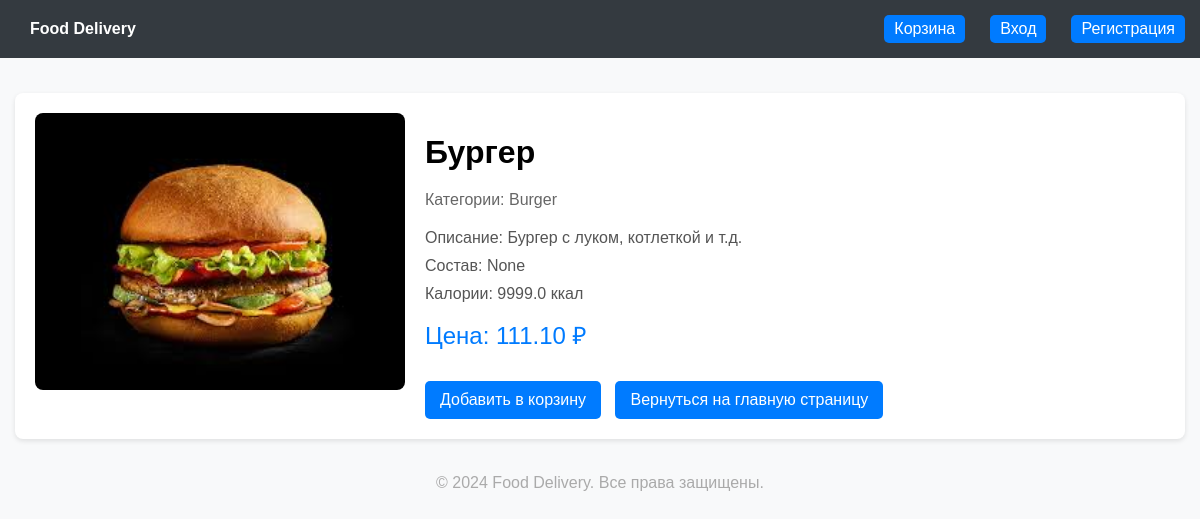
The app's page /detail/2 with its own data.
### core/models.py (models this page shows, shortened)
class Food(models.Model):
    compound = models.CharField(max_length=255, blank=True, null=True)
    name = models.CharField(max_length=100)
    category = models.ManyToManyField(Category)
    image = models.ImageField(upload_to='food')
    description = models.TextField(blank=True, null=True)
    calories = models.FloatField(blank=True, null=True)
    price = models.DecimalField(max_digits=10, decimal_places=2)
    is_available = models.BooleanField(default=True)

class Category(models.Model):
    name = models.CharField(max_length=100, unique=True)
    slug = models.SlugField(unique=True, blank=True, null=True)

### core/views.py (the view)
# urls.py: path('detail/<int:pk>', Detail.as_view(),  name='detail'),
class Detail(DetailView):
    model = Food
    template_name = 'detail.html'
    context_object_name = 'food'
    def get_context_data(self, **kwargs):
        context = super().get_context_data(**kwargs)
        if self.request.user.is_authenticated:
            count_quantity = Cart.objects.filter(user=self.request.user).aggregate(Sum('quantity'))
            context['cart_item_count'] = count_quantity['quantity__sum']
        else:
            context['cart_item_count'] = 0
        return context

### core/templates/detail.html (shortened to what this page needs)
{% load static %}
<!DOCTYPE html>
<html lang="en">
<head>
    <link rel="stylesheet" href="{% static 'css/detail_style.css' %}" />
</head>
<body>
    <header>
        <div>
           <a href="{% url 'home:home' %}"> <strong>Food Delivery</strong></a>
        </div>
        <div class="cart-info">
            <a href="{% url 'home:cart' %}">
                Корзина
            </a>
            {% if user.is_authenticated %}
                Привет, {{ user.username }}!
                <a href="{% url 'account:logout' %}">Выйти</a>
            {% else %}
                <a href="{% url 'account:login' %}">Вход</a>
                <a href="{% url 'account:register' %}">Регистрация</a>
            {% endif %}
        </div>
    </header>
    <div class="container">
        <div class="product-detail">
            <div class="product-image">
                <img src="{{ food.image.url }}" alt="{{ food.name }}">
            </div>
            <div class="product-info">
                <h1>{{ food.name }}</h1>
                <p class="categories">
                    Категории:
                    {% for category in food.category.all %}
                        {{ category.name }}{% if not forloop.last %}, {% endif %}
                    {% endfor %}
                </p>
                <p>Описание: {{ food.description }}</p>
                <p>Состав: {{food.compound}}</p>
                <p>Калории: {{ food.calories }} ккал</p>
                <p class="price">Цена: {{ food.price }} ₽</p>
                <div class="actions">
                    <a href="{% url 'home:add_cart' food.pk %}">Добавить в корзину</a>
                    <a href="{% url 'home:home' %}">Вернуться на главную страницу</a>
                </div>
            </div>
        </div>
    </div>
    <footer>
        &copy; 2024 Food Delivery. Все права защищены.
    </footer>
</body>
</html>

### core/static/css/detail_style.css (style rules this page uses)
body { font-family: Arial, sans-serif; margin: 0; padding: 0; background-color: #f8f9fa; }
header { background-color: #343a40; color: #fff; padding: 15px; display: flex; justify-content: space-between; align-items: center; }
header a { color: #fff; text-decoration: none; margin-left: 15px; }
.container { max-width: 1200px; margin: 20px auto; padding: 15px; }
.product-detail { display: flex; flex-wrap: wrap; gap: 20px; background-color: #fff; border-radius: 8px; box-shadow: 0 2px 5px rgba(0, 0, 0, 0.1); padding: 20px; }
.product-image { flex: 1; max-width: 400px; }
.product-image img { width: 100%; border-radius: 8px; object-fit: cover; }
.product-info { flex: 2; display: flex; flex-direction: column; justify-content: center; }
.product-info h1 { margin-bottom: 15px; }
.product-info p { margin: 5px 0; color: #555; }
.product-info .price { font-size: 1.5em; color: #007bff; margin: 10px 0; }
.product-info .categories { margin-bottom: 15px; color: #666; }
.product-info .actions { margin-top: 20px; }
.product-info .actions a { display: inline-block; background-color: #007bff; color: #fff; padding: 10px 15px; text-decoration: none; border-radius: 5px; margin-right: 10px; transition: background-color 0.3s; }
footer { text-align: center; margin-top: 20px; color: #aaa; }
.cart-info { display: flex; align-items: center; gap: 10px; }
.cart-info a { background-color: #007bff; color: #fff; padding: 5px 10px; border-radius: 5px; text-decoration: none; transition: background-color 0.3s; }

### records on screen
Food: image (picture), name "Бургер", description "Бургер с луком, котлеткой и т.д.", compound "None", calories "9999.0", price "111.10"
Category: name "Burger"
